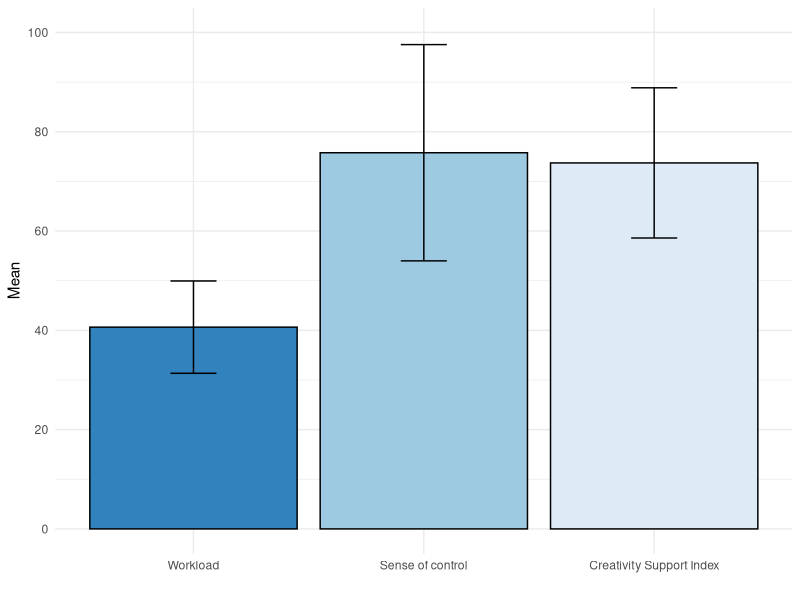
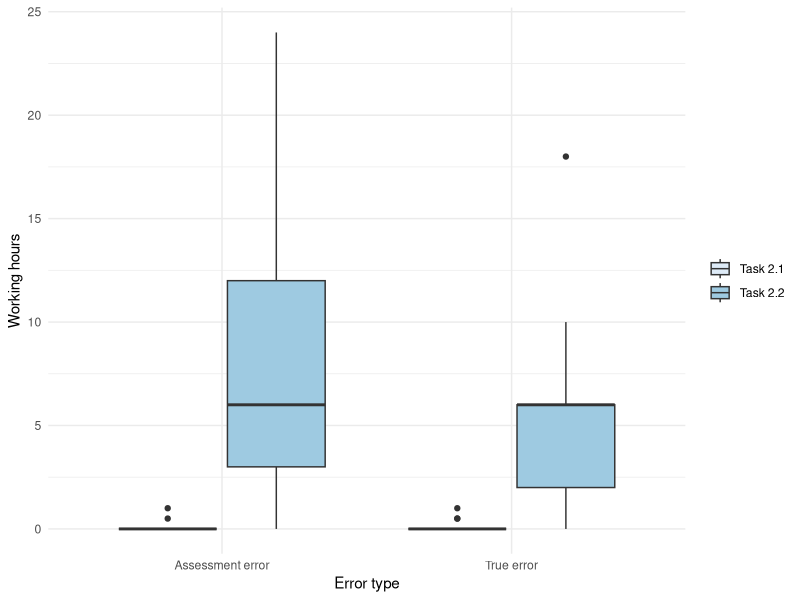
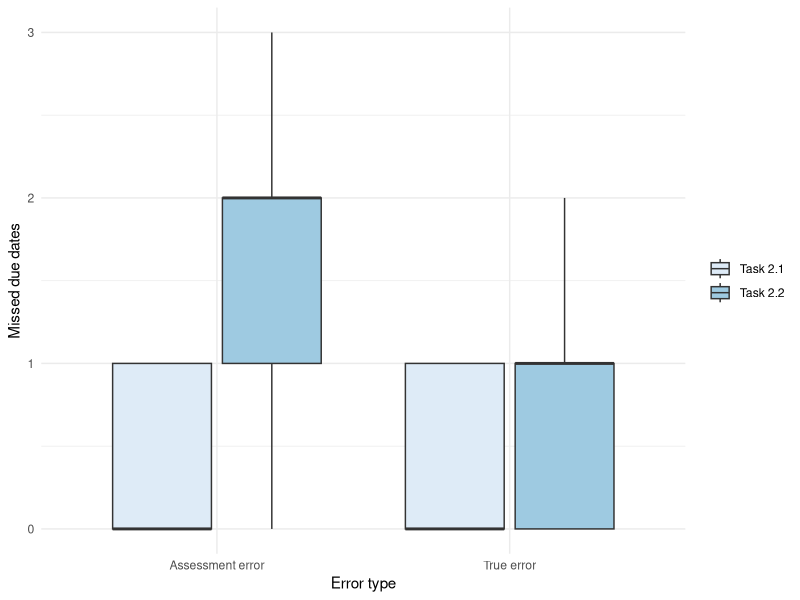
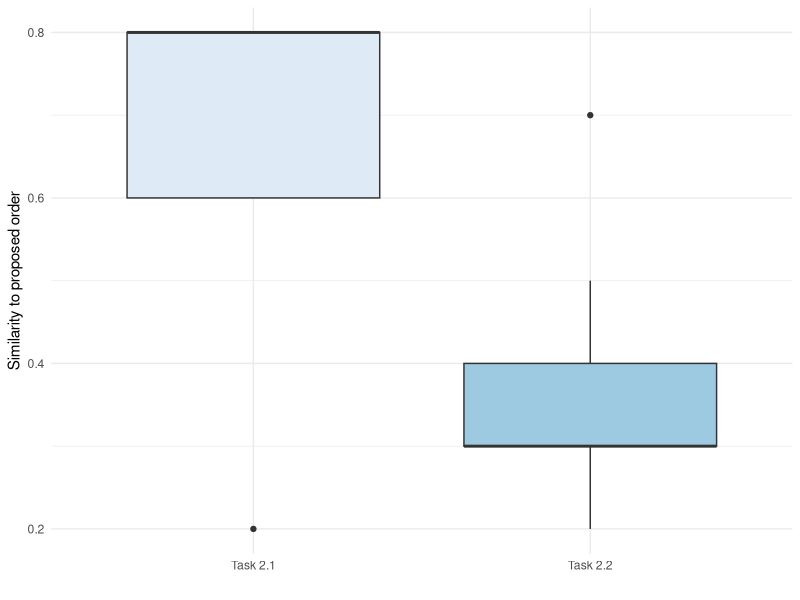
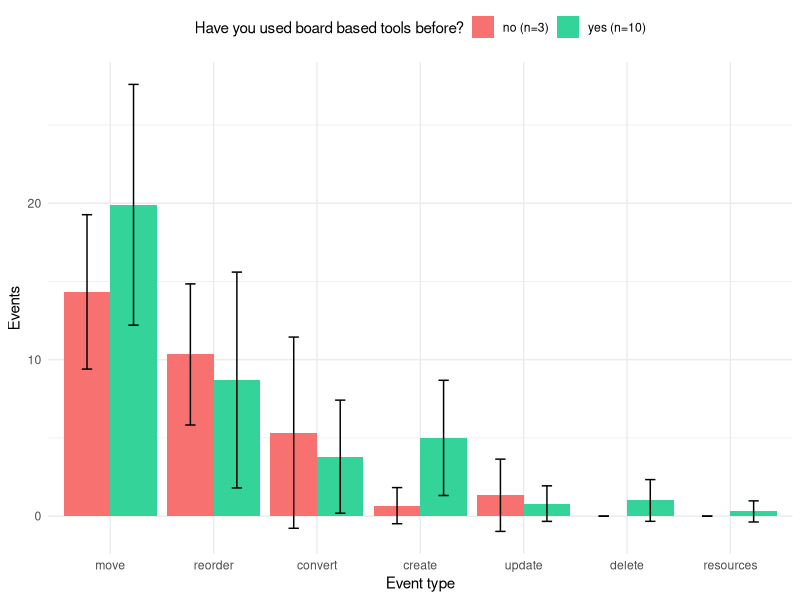
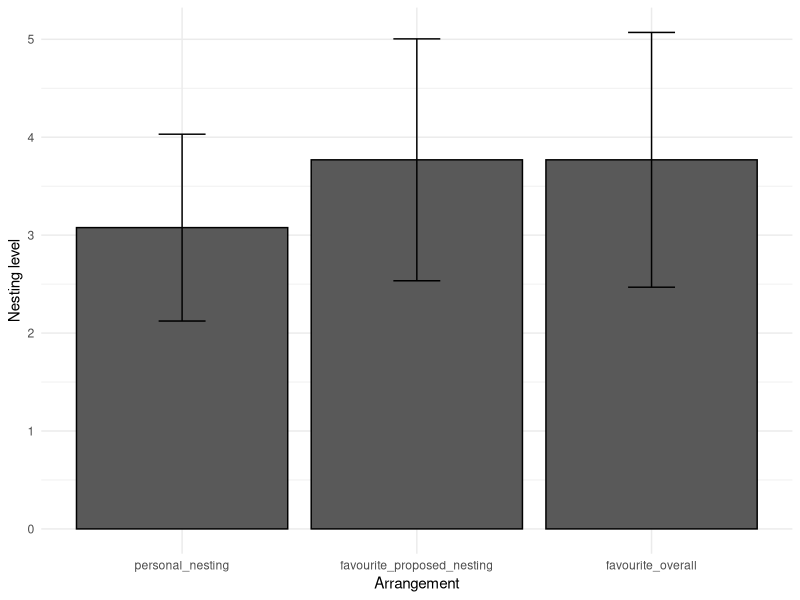
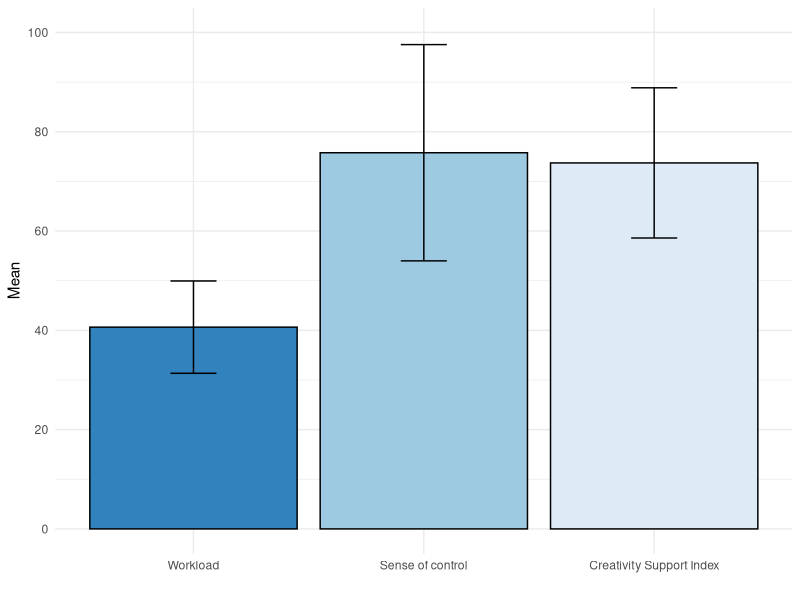
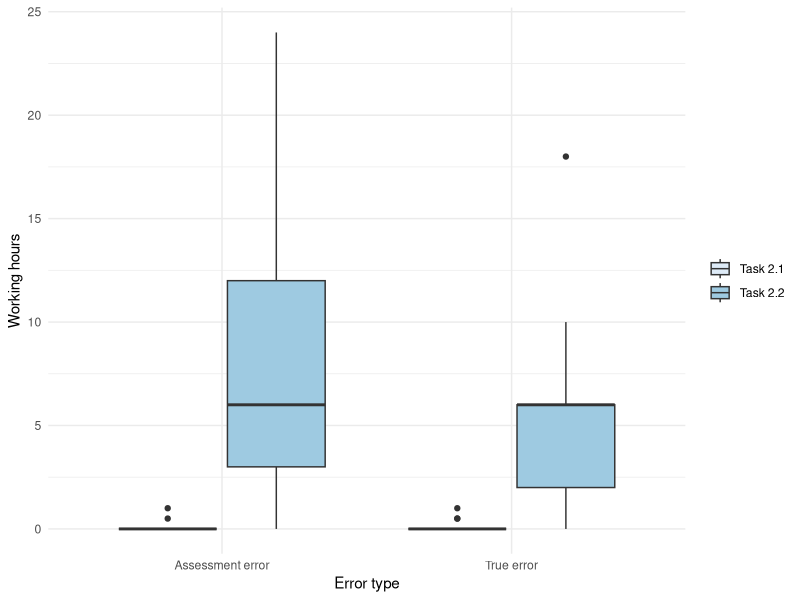

Write the R code that produced these figures, in order.
## ---- chunk 1
getwd()
library(readxl)
nasa_tlx <- read_excel("data/nasa_tlx_data.xlsx")
# View(nasa_tlx)

library(ggsci)
library(ggthemes)
library(ggplot2)

workload <- nasa_tlx$Workload
control <- nasa_tlx$`Sense of control`
creativity <- nasa_tlx$`Creativity Support Index`
value <- c(mean(workload), mean(control), mean(creativity))
sd <- c(sd(workload), sd(control), sd(creativity))
name <- c("Workload", "Sense of control", "Creativity Support Index")

data <- data.frame(name, value, sd)
nasa_tlx_plot <- ggplot(data, aes(fill=name, x=factor(name, level=name), y=value)) + 
  geom_bar(position="dodge", stat="identity", colour = "#000000") + 
  geom_errorbar(aes(x=name, ymin=value-sd, ymax=value+sd), width=0.2) + 
  scale_y_continuous(breaks = c(0, 20, 40, 60, 80, 100), limits=c(0,100)) +
  xlab(" ") + ylab("Mean") +
  guides(fill="none") +
  theme_minimal() +
  scale_fill_brewer(palette = "Blues")+
  theme(legend.position="bottom")

print(nasa_tlx_plot)

ggsave("plots/bar_nasa_tlx_plot.eps",
       plot = nasa_tlx_plot,
       device = "eps",
       scale = 1, units = "cm",
       dpi = 300,
       limitsize = TRUE)
## ---- chunk 2
getwd()
library(readxl)

library(ggsci)
library(ggthemes)
library(ggplot2)
library(reshape2)
library(gridExtra)

diff_h <- read_excel("data/Diff.xlsx", sheet = "diff_h")
diff_due <- read_excel("data/Diff.xlsx", sheet = "diff_due")
diff_order <- read_excel("data/Diff.xlsx", sheet = "diff_order")

data_h <- melt(diff_h, id.vars=c("Participant ID", "Type"))
data_due <- melt(diff_due, id.vars=c("Participant ID", "Type"))
data_order <- melt(diff_order, id.vars=c("Participant ID"))

plot_h <- ggplot(data_h, aes(x=factor(Type, level=unique(Type)), y=value, fill=variable)) + 
  geom_boxplot() + 
  # geom_jitter() +
  xlab("Error type") + ylab("Working hours") + 
  theme_minimal() + 
  theme(legend.title = element_blank()) +
  scale_fill_brewer(palette = "Blues")

plot_due <- ggplot(data_due, aes(x=factor(Type, level=unique(Type)), y=value, fill=variable)) + 
  geom_boxplot() + 
  # geom_jitter() +
  xlab("Error type") + ylab("Missed due dates") +
  theme_minimal() + 
  theme(legend.title = element_blank()) +
  scale_fill_brewer(palette = "Blues")

plot_order <- ggplot(data_order, aes(x=variable, y=value, fill=variable)) + 
  geom_boxplot() + 
  # geom_jitter() +
  xlab(" ") + ylab("Similarity to proposed order") + 
  guides(fill="none") +
  theme_minimal() + 
  scale_fill_brewer(palette = "Blues")

plot_h
plot_due
plot_order

ggsave("plots/box_diff_h.eps",
       plot = plot_h,
       device = "eps",
       scale = 1, units = "cm",
       dpi = 300,
       limitsize = TRUE)
ggsave("plots/box_diff_due.eps",
       plot = plot_due,
       device = "eps",
       scale = 1, units = "cm",
       dpi = 300,
       limitsize = TRUE)
ggsave("plots/box_diff_order.eps",
       plot = plot_order,
       device = "eps",
       scale = 1, units = "cm",
       dpi = 300,
       limitsize = TRUE)
## ---- chunk 3
getwd()
library(readxl)
library(dplyr)
library(ggsci)
library(ggthemes)
library(ggplot2)
library(reshape2)
library(gridExtra)

import <- read_excel("data/Task1.xlsx", sheet = "events")
events = subset(import, select = -c(1,3) ) # drops first column (Participant ID)

means <- subset(events %>% group_by(`Used before`) %>% summarize_each(funs(mean)),
                select = -c(2))
sds <- subset(events %>% group_by(events$`Used before`) %>% summarize_each(funs(sd)),
              select = -c(2))
colnames(means)[1] <- "used" # rename first column
colnames(sds)[1] <- "used" # rename first column

mean_melt <- melt(means, id.vars=c("used"))
sd_melt <- melt(sds, id.vars=c("used"))

colnames(mean_melt)[3] <- "mean" # rename third column
colnames(sd_melt)[3] <- "sd" # rename first column

data <- merge(mean_melt,sd_melt, by=c("used","variable"))

plot <- ggplot(data, aes(x=reorder(variable, -mean), y=mean, fill=factor(used))) + 
  geom_bar(stat="identity", position = "dodge") + 
  geom_errorbar(aes(ymin=mean-sd, ymax=mean+sd), width=0.2, position=position_dodge(.9)) + 
  xlab("Event type") + ylab("Events") +
  theme_minimal() +
  # scale_fill_brewer(palette = "Blues") + 
  theme(legend.position="top") + 
  scale_fill_manual(values=c("#F87171", "#34D399"), 
                    name="Have you used board based tools before?",
                    labels=c("no (n=3)", "yes (n=10)"))
print(plot)

ggsave("plots/bar_events_by_exp.eps",
       plot = plot,
       device = "eps",
       scale = 1, units = "cm",
       dpi = 300,
       limitsize = TRUE)
## ---- chunk 4
getwd()
library(readxl)
library(dplyr)
library(forcats)
library(ggplot2)
library(ggthemes)


nesting <- read_excel("data/Task1.xlsx", sheet = "nesting")

nesting_melted <- melt(nesting, id.vars="Participant ID")
View(nesting_melted)

data <- nesting_melted %>% group_by(variable) %>% summarize_at(vars(value), funs(mean, sd))

plot <- data %>%
  ggplot(aes(x=factor(variable, level=variable), y=mean)) + 
  geom_bar(stat="identity", position = "dodge", colour = "#000000") + 
  geom_errorbar(aes(x=variable, ymin=mean-sd, ymax=mean+sd), width=0.2) + 
  xlab("Arrangement") + ylab("Nesting level") +
  theme_minimal() +
  scale_fill_brewer(palette = "Blues")

print(plot)

ggsave("plots/bar_preffered_nesting_level",
       plot = plot,
       device = "eps",
       scale = 1, units = "cm",
       dpi = 300,
       limitsize = TRUE)

## ---- chunk 5
getwd()
library(readxl)
events <- read_excel("data/Task1.xlsx", sheet = "events")
View(events)

c1 <- cor.test(events$`Used before`, events$`All events`)
c2 <-cor.test(events$`Used before`, events$move)
c3 <- cor.test(events$`Used before`, events$create)

c4 <- cor.test(events$`Prior experience`, events$`All events`)
c5 <- cor.test(events$`Prior experience`, events$move)
c6 <- cor.test(events$`Prior experience`, events$create)
